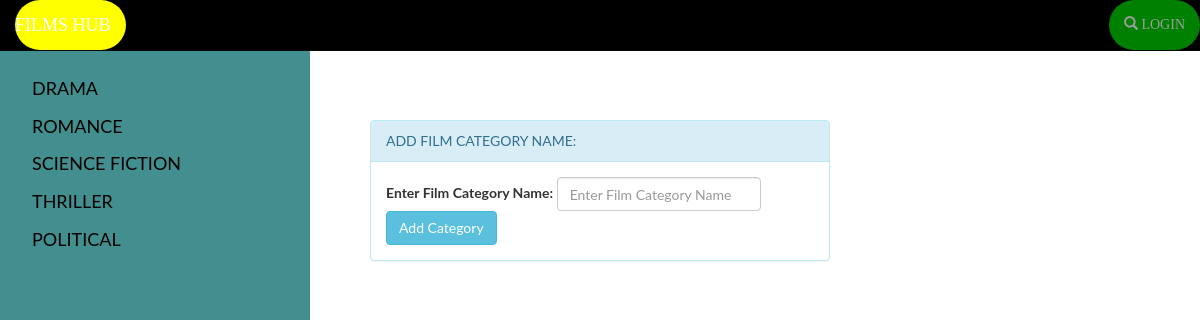
The page /FilmStore/addFilmName on the database its author committed.
### Film_setup.py (models this page shows, shortened)
class FilmCategoryName(Base):
    __tablename__ = 'filmcategoryname'
    id = Column(Integer, primary_key=True)
    name = Column(String(250), nullable=False)
    user_id = Column(Integer, ForeignKey('user.id'))
    user = relationship(User, backref="filmcategoryname")

### Film.py (the view)
@app.route('/FilmStore/addFilmName', methods=['POST', 'GET'])
def addFilmName():
    if request.method == 'POST':
        category = FilmCategoryName(
            name=request.form['name'], user_id=login_session['user_id'])
        session.add(category)
        session.commit()
        return redirect(url_for('FilmStore'))
    else:
        return render_template('addFilmName.html', fis_cat=fis_cat)

### templates/addFilmName.html
{% include 'nav.html' %}
<div class="main">
{% block content %}
	<div class="">
		<div style="width: 500px;">
			<div class="panel panel-info" style="margin: 20px;">
				<div class="panel-heading">ADD FILM CATEGORY NAME:</div>
				<div class="panel-body">
					<form class="form-inline" action="{{ url_for('addFilmName')}}" method="POST">
						  <label for="email" class="mr-sm-4">Enter Film Category Name:</label>
						  <input type="text" class="form-control mb-4 mr-sm-4" name="name" placeholder="Enter Film Category Name" required>
						  <input type="submit" class="btn btn-info" value="Add Category">
					</form>
				</div>
			</div>
		</div>
	</div>
{% endblock content %}

### templates/nav.html (shortened to what this page needs)
<!DOCTYPE html>
<html lang="en">
<head>
  <link rel="stylesheet" href="https://maxcdn.bootstrapcdn.com/bootstrap/3.3.7/css/bootstrap.min.css">
</head>
<body>
<nav class="navbar navbar-inverse  navbar-fixed-top" style="background-color:black">
  <div class="container-fluid">
    <div class="navbar-header" style="background-color:yellow;border-radius:30px;font-family:Imprint MT Shadow">
      <a class="navbar-brand" href="{{ url_for('home') }}">FILMS HUB</a>
    </div>
    <ul class="nav navbar-nav navbar-right">
      {% if 'username' in session %}
            <li><button class="btn btn-warning mr-sm-2" style="margin-top: 5px;"><a href="{{ url_for('addFilmName')}}">ADD FILM CATEGORY</a></button>&nbsp&nbsp&nbsp&nbsp</li>
            <li><button class="btn btn-warning mr-sm-2" style="margin-top: 5px;">{{ session.username }}</button></li>
            <li style="background-color:yellow;border-radius:40px;font-family:Imprint MT Shadow"><a href="{{ url_for('logout')}}"><span class="glyphicon glyphicon-log-in"></span> LOGOUT</a></li>
      {% else %}
            <li style="background-color:green;border-radius:30px;font-family:Imprint MT Shadow"><a href="{{ url_for('showLogin')}}"><span class="glyphicon glyphicon-search"></span> LOGIN</a></li>
      {% endif %}
    </ul>
  </div>
</nav>
<div class="sidenav">
  <table>
      {% for fi in fis_cat %}
      <tr>
          <td><a href="{{ url_for('showFilms',filid=fi.id)}}">{{fi.name}}</a></td>
        </tr>
      {% endfor %}
  </table>
</div>
</body>
</html>

### templates/nav.html (style rules this page uses)
body { font-family: "Lato", sans-serif; background-color:white; }
.sidenav { height: 100%; width: 310px; position: fixed; z-index: 1; top: 50px; left: 0; background-color:#438E8E; overflow-x: hidden; padding-top: 20px; }
.sidenav a { padding: 6px 6px 6px 32px; text-decoration: none; font-size: 18px; color: black; display: block; }
.main { margin-left: 350px; }

### rows shown on the page
FilmCategoryName: name "DRAMA"
FilmCategoryName: name "ROMANCE"
FilmCategoryName: name "SCIENCE FICTION"
FilmCategoryName: name "THRILLER"
FilmCategoryName: name "POLITICAL"
